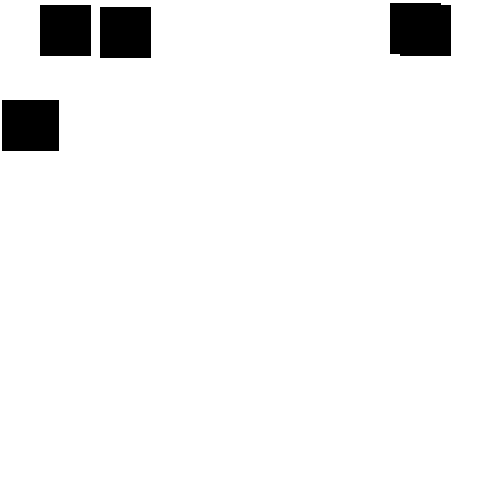
Frame 1 (no input)
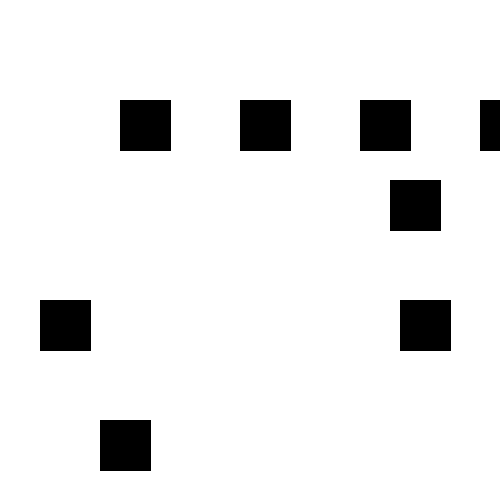
Frame 60 (the mouse pressed at the canvas centre just before this capture)
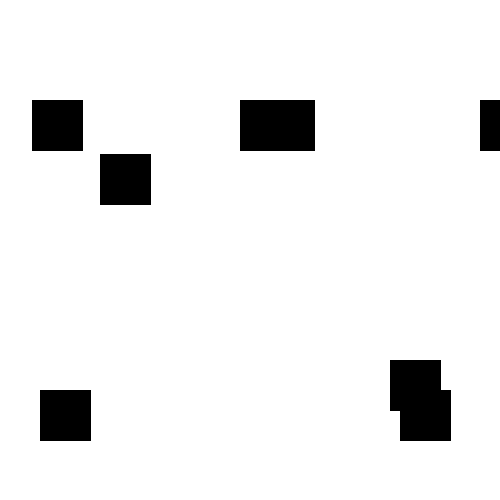
Frame 120 (the mouse held since frame 60 and released just before this capture)

The Processing sketch that drew these frames (run headless with seeded random() and noise(); from frame 60 on, the mouse is pressed at the canvas centre):

// Processing sketch: processing_31260
// ── processing_31260.pde

Shoe theirs1 =  new Shoe(400, 100, 50, 50,5, color(0));
 side them1 =  new side(250, 100, 50, 50,2, color(0));
 Shoe his1 =  new Shoe(390, 100, 50, 50,3, color(0));
 side mine1 =  new side(300, 100, 50, 50, 4,color(0));
Shoe theirs =  new Shoe(40, 100, 50, 50,5, color(0));
 side them =  new side(150, 100, 50, 50,6, color(0));
 Shoe his =  new Shoe(100, 100, 50, 50,7, color(0));
 side mine =  new side(480, 100, 50, 50, 8,color(0));
 
void setup(){
  size(500, 500);
  background(255);
  frameRate(200);
 
}
void draw(){
  background(255);
  mine.drive();
  mine.display();
  his.drive();
  his.display();
 them.drive();
  them.display();
theirs.drive();
  theirs.display();
    mine1.drive();
  mine1.display();
  his1.drive();
  his1.display();
 them1.drive();
  them1.display();
theirs1.drive();
  theirs1.display();
}









class Shoe {
int xPos;
int yPos;
int wid;
int hei;
color col;
int y;
int x;
float z;
float t;
float a;
float c;
int speed;
 
  Shoe(int x, int y, int w, int h,int spd, color c){
  xPos = x;
  yPos = y;
  wid = w;
  hei = h;
  col = c;
  speed=spd;
}
 
void display() {
  fill(col);
  rect (xPos, y, wid, hei);

}
 
 
void drive(){
y = y+speed;
  if(y>490){
     speed = -speed;
   
}
if(y<0){
  speed = -speed;
}
 
  
}
  
  
  
 }
 
 
 
 
 
 
 class side {
int xPos;
int yPos;
int wid;
int hei;
color col;
int y;
int x;
float z;
float t;
float a;
float c;
int speed;
 
  side(int x, int y, int w, int h,int spd, color c){
  xPos = x;
  yPos = y;
  wid = w;
  hei = h;
  col = c;
  speed=spd;
}
 
void display() {
  fill(col);
  rect (x, yPos, wid, hei);

}
 
 
void drive(){
x = x+speed;
  if(x>490){
     speed = -speed;
   
}
if(x<0){
  speed = -speed;
}
 
  
}
  
  
  
 }
